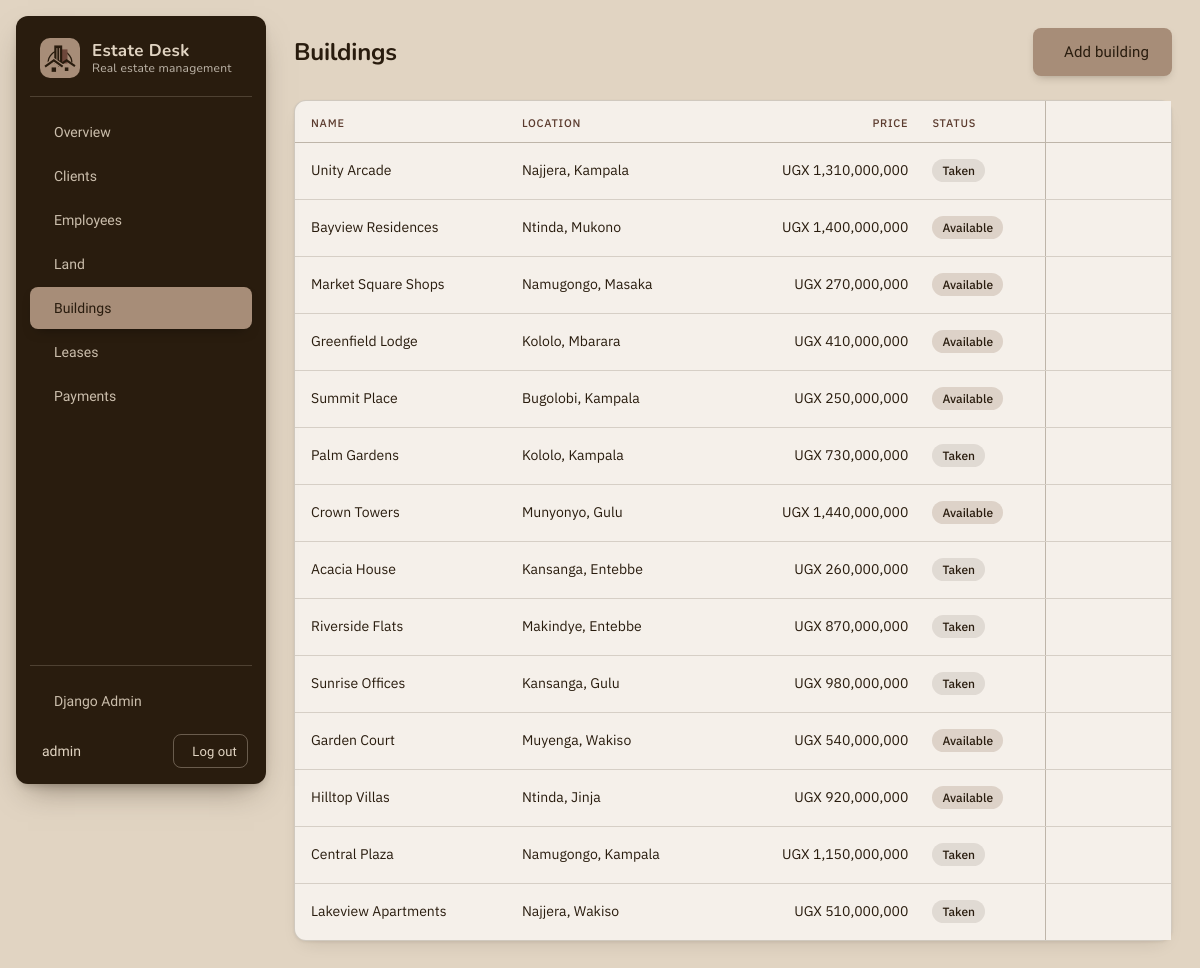
The app's page /buildings/ (signed in) with its own data.
### properties/models.py (models this page shows, shortened)
class Building(models.Model):
    name = models.CharField(max_length=50)
    location = models.CharField(max_length=50)
    price = models.DecimalField(max_digits=14, decimal_places=2)
    status = models.CharField(max_length=1, choices=STATUS_OPTIONS, default="A")

### properties/views.py (the view)
# urls.py: path("buildings/", views.building_list, name="building_list"),
@login_required
def building_list(request):
    buildings = Building.objects.order_by("-id")
    context = {
        "object_list": buildings,
        "heading": "Buildings",
        "add_label": "Add building",
        "add_url": reverse("building_add"),
    }
    return render(request, "properties/building_list.html", context)

### core/templatetags/estate.py (called while the page is built)
@register.filter
def money(value):
    try:
        return f"UGX {float(value or 0):,.0f}"
    except (TypeError, ValueError):
        return "UGX 0"

### templates/properties/building_list.html
{% extends "shared/list_base.html" %}
{% load estate %}
{% block thead %}
  <th scope="col">Name</th><th scope="col">Location</th><th scope="col" class="num">Price</th><th scope="col">Status</th>
{% endblock %}
{% block rows %}
  {% for o in object_list %}
    <tr>
      <td>{{ o.name }}</td>
      <td>{{ o.location }}</td>
      <td class="num">{{ o.price|money }}</td>
      <td><span class="tag{% if o.status == "A" %} tag-accent{% endif %}">{{ o.get_status_display }}</span></td>
      {% url 'building_edit' o.pk as edit_url %}{% url 'building_delete' o.pk as delete_url %}
      {% include "partials/_table_actions.html" %}
    </tr>
  {% endfor %}
{% endblock %}

### templates/partials/_sidebar.html (shortened to what this page needs)
<aside class="sidebar">
  <a class="brand" href="{% url 'dashboard' %}">
    {% include "partials/_logo.html" %}
    <span class="brand-text">Estate Desk<small>Real estate management</small></span>
  </a>
  <nav class="nav" aria-label="Main">
    <ul class="nav-list">
      <li><a class="nav-link" href="{% url 'dashboard' %}"{% if request.path == "/" %} aria-current="page"{% endif %}>Overview</a></li>
      <li><a class="nav-link" href="{% url 'client_list' %}"{% if "/clients/" in request.path %} aria-current="page"{% endif %}>Clients</a></li>
      <li><a class="nav-link" href="{% url 'employee_list' %}"{% if "/employees/" in request.path %} aria-current="page"{% endif %}>Employees</a></li>
      <li><a class="nav-link" href="{% url 'land_list' %}"{% if "/land/" in request.path %} aria-current="page"{% endif %}>Land</a></li>
      <li><a class="nav-link" href="{% url 'building_list' %}"{% if "/buildings/" in request.path %} aria-current="page"{% endif %}>Buildings</a></li>
      <li><a class="nav-link" href="{% url 'lease_list' %}"{% if "/leases/" in request.path %} aria-current="page"{% endif %}>Leases</a></li>
      <li><a class="nav-link" href="{% url 'payment_list' %}"{% if "/payments/" in request.path %} aria-current="page"{% endif %}>Payments</a></li>
    </ul>
    {% if user.is_staff %}
      <div class="nav-bottom">
        <a class="nav-link" href="/admin/">Django Admin</a>
      </div>
    {% endif %}
  </nav>
  <div class="user">
    <span class="user-name" title="{{ user.get_username }}">{{ user.get_username }}</span>
    <form method="post" action="{% url 'logout' %}">
      <button type="submit" class="btn btn-sidebar">Log out</button>
    </form>
  </div>
</aside>

### templates/partials/_table_actions.html (shortened to what this page needs)
<td class="col-actions">
  <div class="row-actions">
    <button type="button" class="icon-btn" data-modal="{{ edit_url }}" aria-label="Edit"></button>
    <button type="button" class="icon-btn icon-btn-danger" data-modal="{{ delete_url }}" aria-label="Delete"></button>
  </div>
</td>

### records on screen
Building: name "Unity Arcade", location "Najjera, Kampala", price "UGX 1,310,000,000", status "Taken"
Building: name "Bayview Residences", location "Ntinda, Mukono", price "UGX 1,400,000,000", status "Available"
Building: name "Market Square Shops", location "Namugongo, Masaka", price "UGX 270,000,000", status "Available"
Building: name "Greenfield Lodge", location "Kololo, Mbarara", price "UGX 410,000,000", status "Available"
Building: name "Summit Place", location "Bugolobi, Kampala", price "UGX 250,000,000", status "Available"
Building: name "Palm Gardens", location "Kololo, Kampala", price "UGX 730,000,000", status "Taken"
Building: name "Crown Towers", location "Munyonyo, Gulu", price "UGX 1,440,000,000", status "Available"
Building: name "Acacia House", location "Kansanga, Entebbe", price "UGX 260,000,000", status "Taken"
Building: name "Riverside Flats", location "Makindye, Entebbe", price "UGX 870,000,000", status "Taken"
Building: name "Sunrise Offices", location "Kansanga, Gulu", price "UGX 980,000,000", status "Taken"
Building: name "Garden Court", location "Muyenga, Wakiso", price "UGX 540,000,000", status "Available"
Building: name "Hilltop Villas", location "Ntinda, Jinja", price "UGX 920,000,000", status "Available"
Building: name "Central Plaza", location "Namugongo, Kampala", price "UGX 1,150,000,000", status "Taken"
Building: name "Lakeview Apartments", location "Najjera, Wakiso", price "UGX 510,000,000", status "Taken"

### other values on screen
{{ user.get_username }} "admin"
{{ heading }} "Buildings"
{{ add_label }} "Add building"
